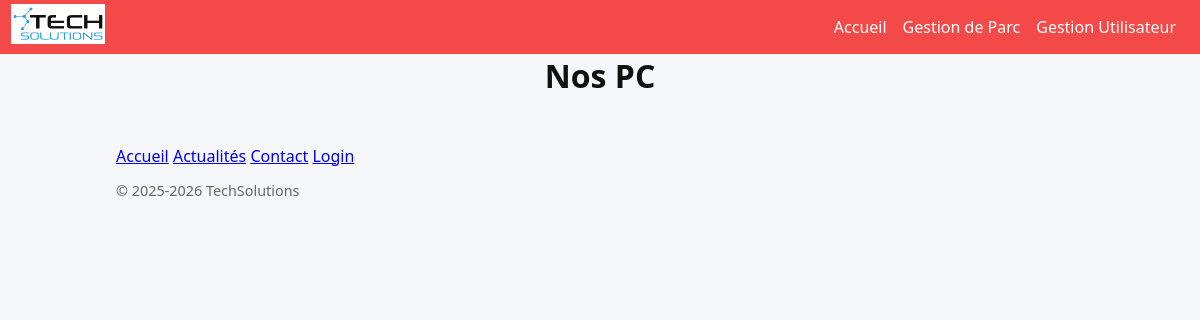
The page /gestionparc.php on the database as committed earlier.
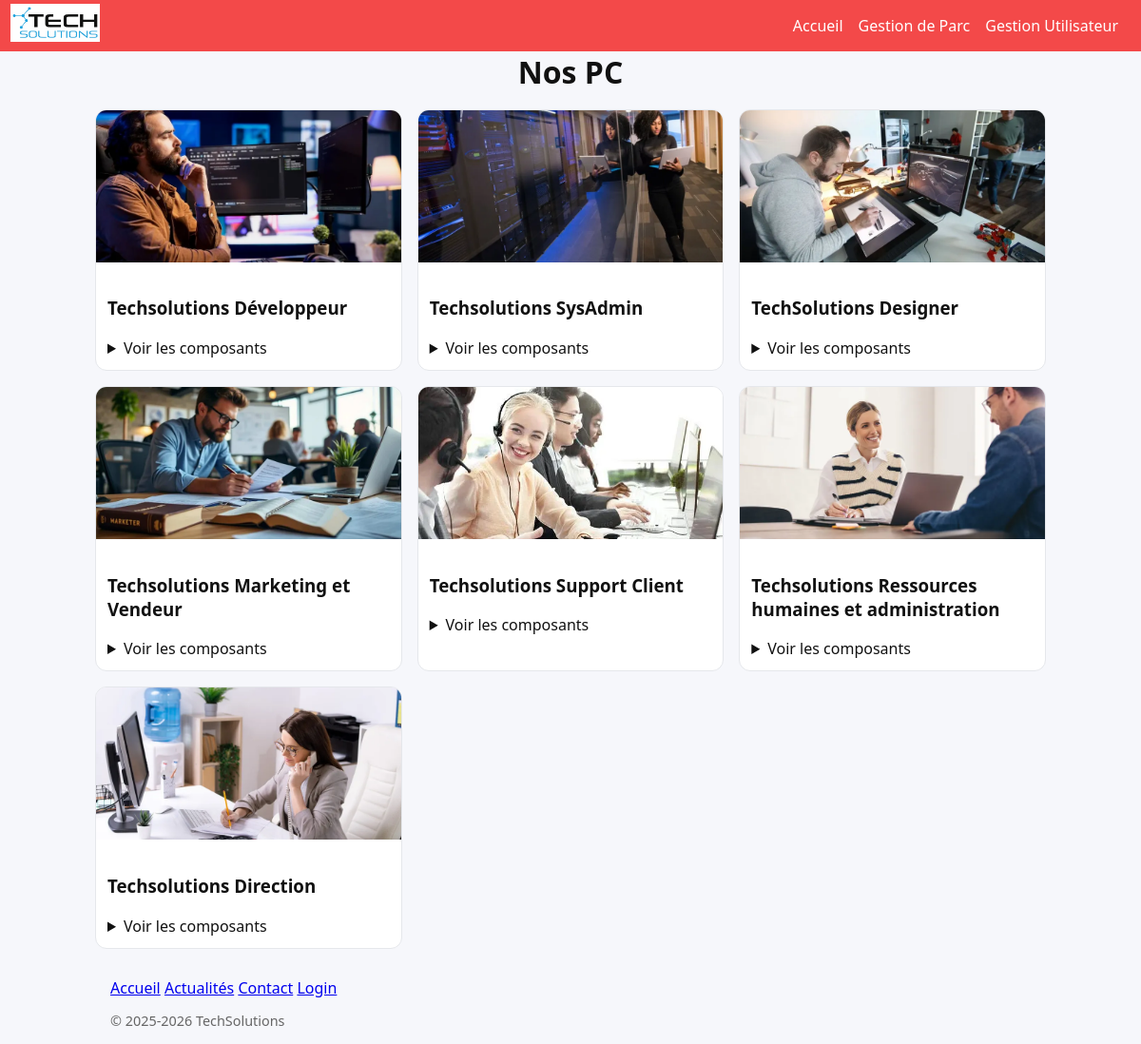
The same page on the database as committed later.
### tables this page shows
CREATE TABLE `pcs` (
  `id` int(10) unsigned NOT NULL AUTO_INCREMENT,
  `name` varchar(100) NOT NULL,
  `image_url` varchar(255) NOT NULL,
  `price` decimal(10,2) NOT NULL,
  PRIMARY KEY (`id`)
);

### includes/db.php (called while the page is built, shortened)
<?php
function pdo(): PDO {
  static $pdo = null;
  if ($pdo === null) {
    $pdo = new PDO('mysql:host='.DB_HOST.';dbname='.DB_NAME.';charset=utf8mb4', DB_USER, DB_PASS, [
      PDO::ATTR_ERRMODE => PDO::ERRMODE_EXCEPTION,
      PDO::ATTR_DEFAULT_FETCH_MODE => PDO::FETCH_ASSOC,
      PDO::ATTR_EMULATE_PREPARES => false,
    ]);
  }
  return $pdo;
}
function e($s){ return htmlspecialchars((string)$s, ENT_QUOTES, 'UTF-8'); }

### gestionparc.php (the view, shortened to what this page needs)
<?php
require_once __DIR__ . '/includes/db.php';
require_once __DIR__ . '/includes/header2.php';
$pcs = pdo()->query('SELECT id, name, image_url, price FROM pcs ORDER BY id')->fetchAll();
?>
<h1 class="centrer">Nos PC</h1>
<section class="grid">
<?php foreach ($pcs as $pc): ?>
  <article class="card">
    <img src="<?= e($pc['image_url']) ?>" alt="Photo de <?= e($pc['name']) ?>">
    <div class="p">
      <h3><?= e($pc['name']) ?></h3>
      <details>
        <summary>Voir les composants</summary>
      </details>
    </div>
  </article>
<?php endforeach; ?>
</section>
<?php require_once __DIR__ . '/includes/footer.php'; ?>

### includes/header2.php (shortened to what this page needs)
<!DOCTYPE html>
<head>
  <link rel="stylesheet" href="style2.css?v=8">
</head>
<body>
  <nav>
    <div class="logo"><a href="index.php"> <img src="img/LogoTechSolutions.png" alt="TechSolutions"></a></div>
    <ul class="nav-links">
      <li><a href="admin_ok.php">Accueil</a></li>
      <li><a href="gestionparc.php">Gestion de Parc</a></li>
      <li><a href="gestionuser.php">Gestion Utilisateur</a></li>
    </ul>
  </nav>

### includes/footer.php (shortened to what this page needs)
<footer class="py-4">
    <div class="container text-center">
        <div class="mb-2">
            <a href="index.php" class="text-decoration-none mx-3">Accueil</a>
            <a href="actualites.php" class="text-decoration-none mx-3">Actualités</a>
            <a href="contact.php" class="text-decoration-none mx-3">Contact</a>
            <a href="admin.php" class="text-decoration-none mx-3">Login</a>
        </div>
        <p class="mb-0" style="font-size:0.9rem; color:#666;">
            © 2025-2026 TechSolutions
        </p>
    </div>
</footer>
</body>
</html>

### style2.css (style rules this page uses)
nav { background-color: #f34949; color: #ffffff; display: flex; justify-content: space-between; align-items: center; padding: 0.8rem 1.5rem; }
.logo { font-size: 1.2rem; font-weight: bold; }
.nav-links { list-style: none; display: flex; gap: 1rem; margin: 0; padding: 0; }
.nav-links a { color: #ffffff; text-decoration: none; transition: color 0.3s; }
.logo img { height: 40px; width: auto; }
* { box-sizing:border-box }
body { margin:0;font-family:system-ui;background:#f6f7fb;color:#111 }
.container { max-width:1000px;margin:0 auto;padding:0 16px }
.logo { display:inline-flex;width:28px;height:28px;border-radius:8px;background:#111827;align-items:center;justify-content:center;border:1px solid #374151 }
.grid { display:grid;grid-template-columns:repeat(auto-fill,minmax(260px,1fr));gap:16px;margin:18px 0 30px }
.card { background:#fff;border:1px solid #e5e7eb;border-radius:12px;overflow:hidden }
.card img { width:100%;height:160px;object-fit:cover }
.card .p { padding:12px }
details { margin-top:6px }
.grid { display: grid; grid-template-columns: repeat(auto-fill, minmax(260px, 1fr)); gap: 16px; margin: 18px auto 30px; justify-content: center; max-width: 1000px; }
nav .logo { margin-left: 20px; }
.centrer { margin: 0 auto; text-align: justify; text-align-last: center; }

Rows that differ between the two databases and show on the page:
added pcs: image_url (picture), name "Techsolutions Développeur"
added pcs: image_url (picture), name "Techsolutions SysAdmin"
added pcs: image_url (picture), name "TechSolutions Designer"
added pcs: image_url (picture), name "Techsolutions Marketing et Vendeur"
added pcs: image_url (picture), name "Techsolutions Support Client"
added pcs: image_url (picture), name "Techsolutions Ressources humaines et administration"
added pcs: image_url (picture), name "Techsolutions Direction"
